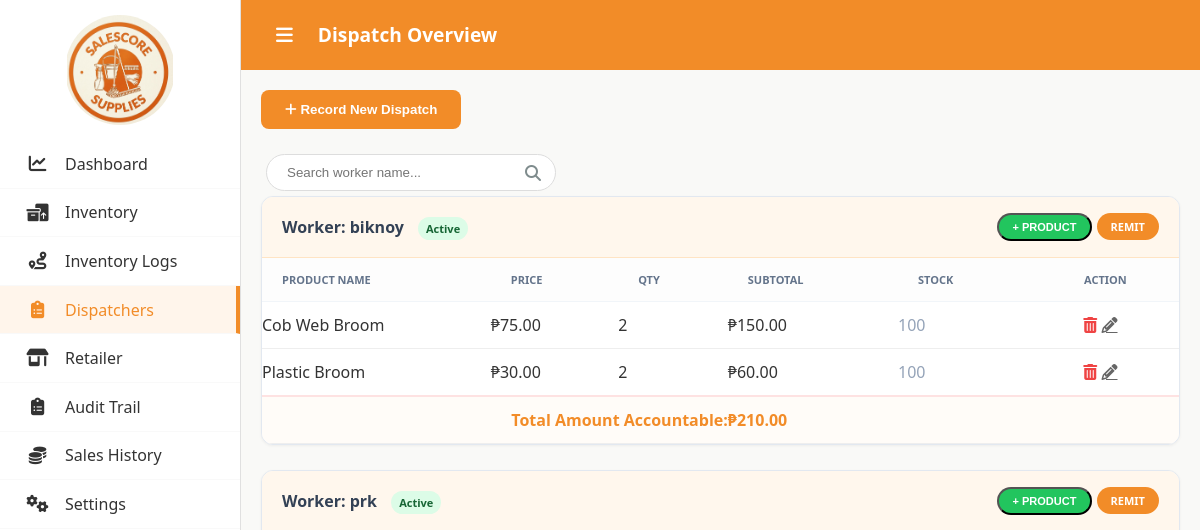
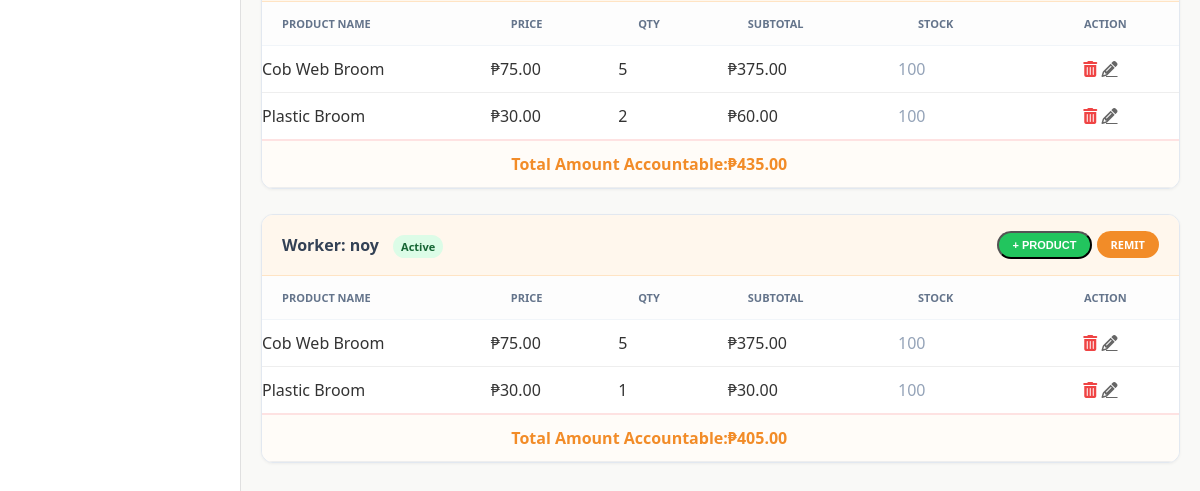
Page /dispatchers.php (signed in) on the earlier database version (2 pictures, top to bottom).
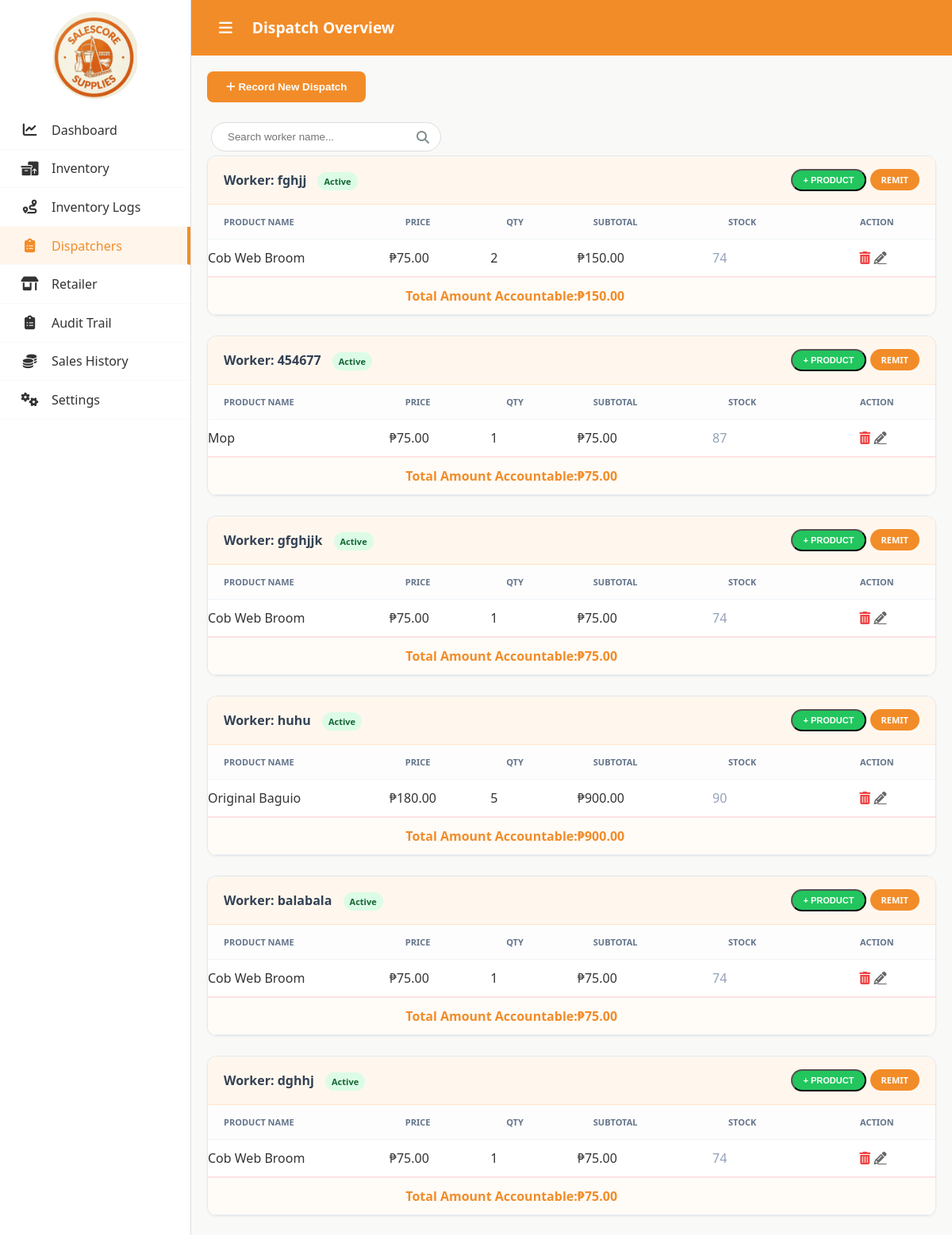
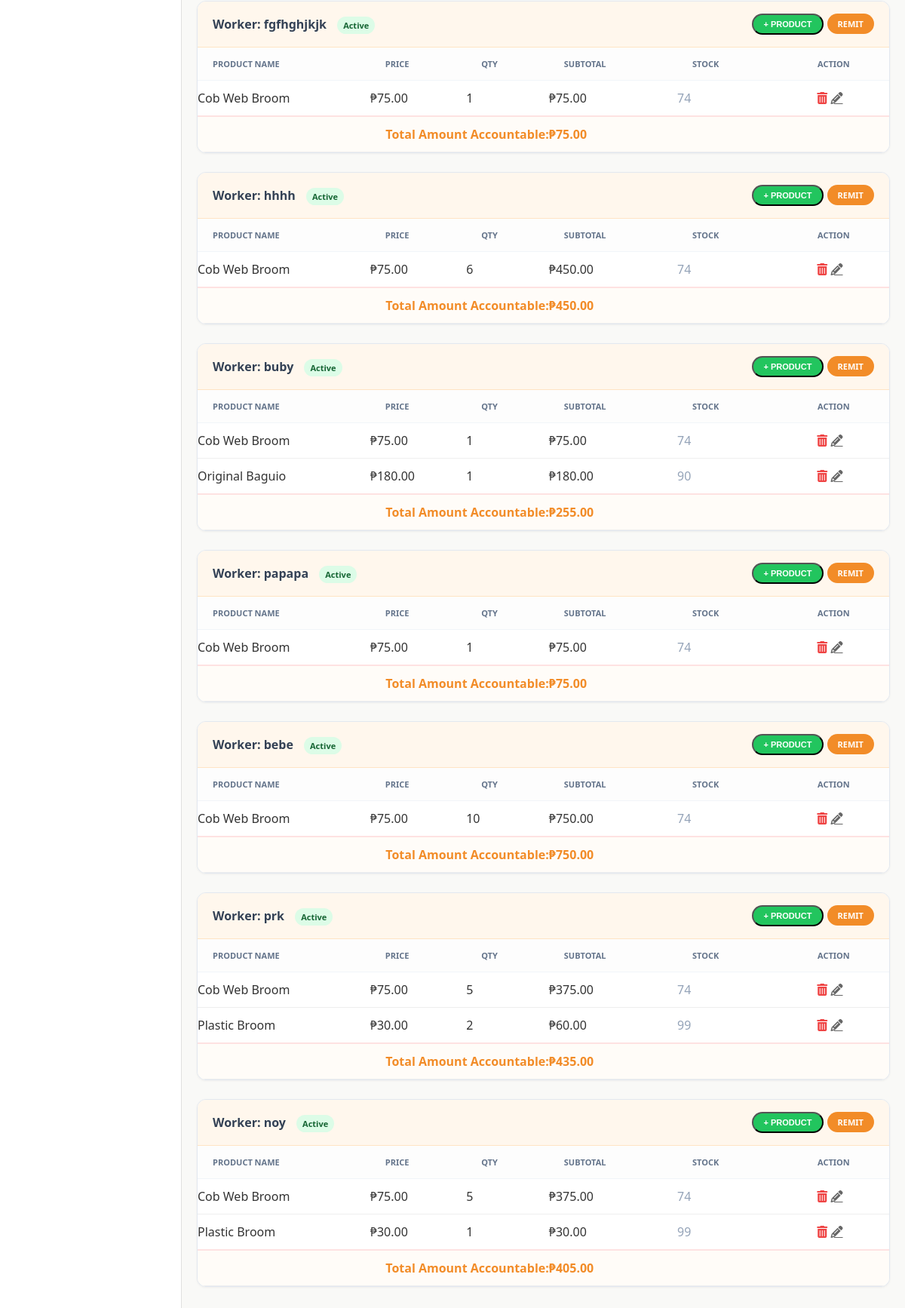
Same page on the later database version (2 pictures, top to bottom).
### tables this page shows
CREATE TABLE `dispatch_items` (
  `id` int(11) NOT NULL,
  `session_id` int(11) NOT NULL,
  `product_id` int(11) NOT NULL,
  `qty_taken` int(11) NOT NULL,
  `qty_sold` int(11) DEFAULT 0,
  `price_at_time` decimal(10,2) DEFAULT NULL,
  `qty_returned` int(11) DEFAULT 0
);

CREATE TABLE `products` (
  `id` int(11) NOT NULL,
  `category` varchar(100) NOT NULL,
  `product_name` varchar(255) NOT NULL,
  `variation` varchar(100) DEFAULT 'Standard',
  `description` text DEFAULT NULL,
  `wholesale_price` decimal(10,2) NOT NULL DEFAULT 0.00,
  `retail_price` decimal(10,2) NOT NULL DEFAULT 0.00,
  `quantity` int(11) NOT NULL DEFAULT 0,
  `max_quantity` int(11) NOT NULL DEFAULT 100,
  `image_path` varchar(255) DEFAULT 'default-product.png',
  `created_at` timestamp NOT NULL DEFAULT current_timestamp()
);

CREATE TABLE `dispatch_sessions` (
  `id` int(11) NOT NULL,
  `worker_name` varchar(255) NOT NULL,
  `status` enum('Active','Completed') DEFAULT 'Active',
  `date_today` date DEFAULT NULL,
  `created_at` timestamp NOT NULL DEFAULT current_timestamp(),
  `total_collected` decimal(10,2) DEFAULT 0.00
);

### function/dispatchController.php (called while the page is built, shortened)
<?php
class DispatchController {
    private PDO $pdo;
    public function __construct(PDO $pdo) {
        $this->pdo = $pdo;
    }
    public function getActiveDispatches(): array {
        $stmt = $this->pdo->query(
            "SELECT ds.id AS session_id, ds.worker_name, ds.date_today, ds.status,
                    di.id AS di_id, di.product_id, di.qty_taken, di.price_at_time,
                    p.product_name, p.quantity AS inventory_qty
                FROM dispatch_sessions ds
                JOIN dispatch_items di ON di.session_id = ds.id
                JOIN products p ON p.id = di.product_id
                WHERE ds.status = 'Active'
                ORDER BY ds.date_today DESC, ds.id, di.id"
        );
        $items = $stmt->fetchAll(PDO::FETCH_ASSOC);
        $grouped = [];
        foreach ($items as $row) {
            $sid = $row['session_id'];
            if (!isset($grouped[$sid])) {
                $grouped[$sid] = [
                    'info' => ['name' => $row['worker_name'], 'date_today' => $row['date_today'], 'status' => $row['status']],
                    'items' => []
                ];
            }
            $grouped[$sid]['items'][] = $row;
        }
        return $grouped;
    }
}

### dispatchers.php (the view, shortened to what the changed rows need)
<?php
require_once "auth/conn.php";
require_once "function/dispatchController.php";
$dispatchManager = new DispatchController($pdo);
$grouped_data = $dispatchManager->getActiveDispatches();
?>
<!DOCTYPE html>
<!DOCTYPE html>
<html lang="en">
<head>
    <link rel="stylesheet" href="https://cdnjs.cloudflare.com/ajax/libs/font-awesome/6.4.0/css/all.min.css">
    <link rel="stylesheet" href="assets/css/dispatchers.css">
</head>
<body>
<div class="container">
    <main class="main-content">
        <header class="header">
                <div class="header-left">
                    <h1 style="white-space: nowrap; margin-right: 20px;">Dispatch Overview</h1>
                </div>
        </header>
        <section class="content-area" style="padding: 20px;">
            <?php foreach($grouped_data as $sid => $data): ?>
            <div class="worker-group">
                <div class="worker-header">
                    <div>
                        <span style="color: var(--text); font-weight: 700;">Worker: <?= htmlspecialchars($data['info']['name']) ?></span>
                        <span class="status-badge" style="margin-left:10px;">Active</span>
                    </div>
                    <div>
                        <button onclick='openAddProductModal(<?= $sid ?>, <?= json_encode(array_column($data['items'], "product_name")) ?>)' class="action-pill" style="background: #22c55e; color: white;">+ PRODUCT</button>
                        <a href="function/afternoon_remit.php?id=<?= $sid ?>" class="action-pill" style="background: var(--primary); color:white;">REMIT</a>
                    </div>
                </div>
                <table class="table-responsive-wrapper">
                    <thead class="main-table">
                        <tr>
                            <th>Product Name</th>
                            <th>Price</th>
                            <th>Qty</th>
                            <th>Subtotal</th>
                            <th>Stock</th>
                            <th style="text-align: center;">Action</th>
                        </tr>
                    </thead>
                    <tbody>
                        <?php
                        $grand_total = 0;
                        foreach($data['items'] as $item):
                            $subtotal = $item['price_at_time'] * $item['qty_taken'];
                            $grand_total += $subtotal;
                        ?>
                        <tr>
                            <td><?= htmlspecialchars($item['product_name']) ?></td>
                            <td>₱<?= number_format($item['price_at_time'], 2) ?></td>
                            <td><?= $item['qty_taken'] ?></td>
                            <td>₱<?= number_format($subtotal, 2) ?></td>
                            <td style="color:#94a3b8;"><?= $item['inventory_qty'] ?></td>
                            <td style="text-align: center;">
                                <a href="function/delete_item.php?id=<?= $item['di_id'] ?>" onclick="return confirm('Remove product?')" style="color: #ef4444;"><i class="fa-solid fa-trash-can"></i></a>
                                <a href="function/edit_despatch.php?id=<?= $item['di_id'] ?>" class="fa-solid fa-pencil" style="color:#666; margin-right:10px; cursor:pointer;"></a>
                            </td>
                        </tr>
                        <?php endforeach; ?>
                        <tr class="total-row">
                            <td colspan="3" style="text-align: right;">Total Amount Accountable:</td>
                            <td colspan="3">₱<?= number_format($grand_total, 2) ?></td>
                        </tr>
                    </tbody>
                </table>
            </div>
            <?php endforeach; ?>
        </section>
    </main>
</div>
</body>
</html>

Differences in the rows shown:
no longer on this page (row edited): dispatch_items: product.product_name "Cob Web Broom", price_at_time "75.00", qty_taken "2", subtotal "150.00", product.quantity "100", shown under "biknoy"
no longer on this page (row edited): dispatch_items: product.product_name "Plastic Broom", price_at_time "30.00", qty_taken "2", subtotal "60.00", product.quantity "100", shown under "biknoy"
added dispatch_sessions: worker_name "fghjj"
added dispatch_items: product.product_name "Cob Web Broom", price_at_time "75.00", qty_taken "2", subtotal "150.00", product.quantity "74", shown under "fghjj"
added dispatch_sessions: worker_name "454677"
added dispatch_items: product.product_name "Mop", price_at_time "75.00", qty_taken "1", product.quantity "87", shown under "454677"
added dispatch_sessions: worker_name "gfghjjk"
added dispatch_items: product.product_name "Cob Web Broom", price_at_time "75.00", qty_taken "1", product.quantity "74", shown under "gfghjjk"
added dispatch_sessions: worker_name "huhu"
added dispatch_items: product.product_name "Original Baguio", price_at_time "180.00", qty_taken "5", subtotal "900.00", product.quantity "90", shown under "huhu"
added dispatch_sessions: worker_name "balabala"
added dispatch_items: product.product_name "Cob Web Broom", price_at_time "75.00", qty_taken "1", product.quantity "74", shown under "balabala"
added dispatch_sessions: worker_name "dghhj"
added dispatch_items: product.product_name "Cob Web Broom", price_at_time "75.00", qty_taken "1", product.quantity "74", shown under "dghhj"
added dispatch_sessions: worker_name "fgfhghjkjk"
added dispatch_items: product.product_name "Cob Web Broom", price_at_time "75.00", qty_taken "1", product.quantity "74", shown under "fgfhghjkjk"
added dispatch_sessions: worker_name "hhhh"
added dispatch_items: product.product_name "Cob Web Broom", price_at_time "75.00", qty_taken "6", subtotal "450.00", product.quantity "74", shown under "hhhh"
added dispatch_items: product.product_name "Cob Web Broom", price_at_time "75.00", qty_taken "1", product.quantity "74", shown under "buby"
added dispatch_items: product.product_name "Original Baguio", price_at_time "180.00", qty_taken "1", product.quantity "90", shown under "buby"
added dispatch_sessions: worker_name "papapa"
added dispatch_items: product.product_name "Cob Web Broom", price_at_time "75.00", qty_taken "1", product.quantity "74", shown under "papapa"
added dispatch_sessions: worker_name "bebe"
added dispatch_items: product.product_name "Cob Web Broom", price_at_time "75.00", qty_taken "10", subtotal "750.00", product.quantity "74", shown under "bebe"
changed through a linked row, dispatch_items (number 13 of 16 on the later page): product.quantity "100" → "74"
changed through a linked row, dispatch_items (number 14 of 16 on the later page): product.quantity "100" → "99"
changed through a linked row, dispatch_items (number 15 of 16 on the later page): product.quantity "100" → "74"
changed through a linked row, dispatch_items (number 16 of 16 on the later page): product.quantity "100" → "99"
Other differences:
new list line: "Worker: Active + PRODUCT REMIT PRODUCT NAME PRICE QTY SUBTOTAL STOCK ACTION Total Amount Accountable: ₱ 150.00"
new list line: "Worker: Active + PRODUCT REMIT PRODUCT NAME PRICE QTY SUBTOTAL STOCK ACTION Total Amount Accountable: ₱ 75.00"
new list line: "Worker: Active + PRODUCT REMIT PRODUCT NAME PRICE QTY SUBTOTAL STOCK ACTION Total Amount Accountable: ₱ 900.00"
new list line: "Worker: Active + PRODUCT REMIT PRODUCT NAME PRICE QTY SUBTOTAL STOCK ACTION Total Amount Accountable: ₱ 450.00"
new list line: "Worker: buby Active + PRODUCT REMIT PRODUCT NAME PRICE QTY SUBTOTAL STOCK ACTION Total Amount Accountable: ₱ 255.00"
new list line: "Worker: Active + PRODUCT REMIT PRODUCT NAME PRICE QTY SUBTOTAL STOCK ACTION Total Amount Accountable: ₱ 750.00"
list line gone: "Worker: biknoy Active + PRODUCT REMIT PRODUCT NAME PRICE QTY SUBTOTAL STOCK ACTION Total Amount Accountable: ₱ 210.00"
